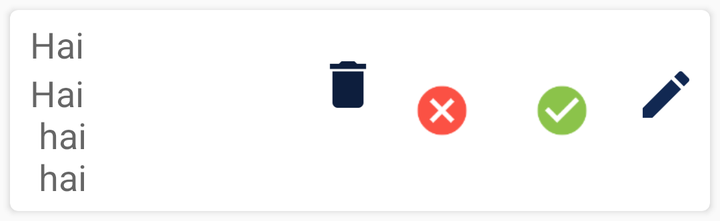
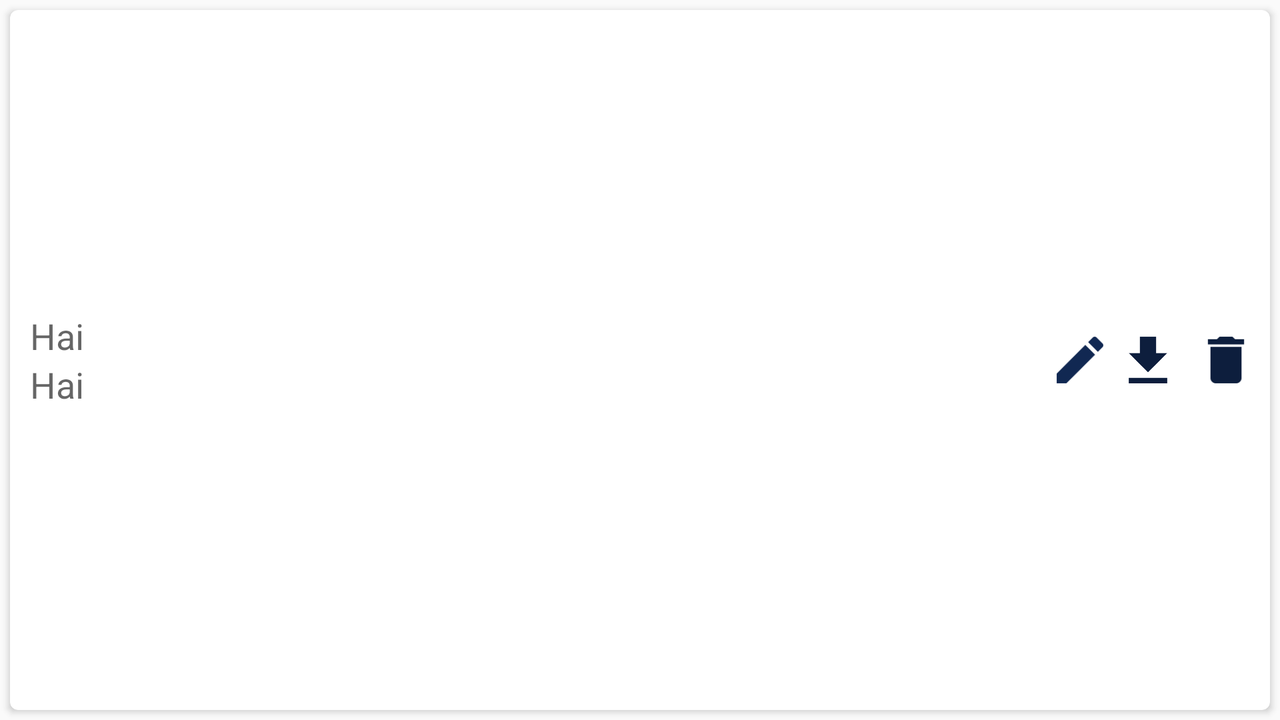

Compare how this app lays out the same screen by default and in its alternative resource folder. The renders come first, then the two layout files and the values they reference.
<!-- AndroidManifest.xml: application theme AppTheme -->
<!-- res/layout/leave_card.xml -->
<?xml version="1.0" encoding="utf-8"?>

<RelativeLayout xmlns:android="http://schemas.android.com/apk/res/android"
    android:layout_width="match_parent"
    android:layout_height="wrap_content">

    <android.support.v7.widget.CardView xmlns:card_view="http://schemas.android.com/apk/res-auto"
        android:id="@+id/cardViewTitle"
        android:layout_width="match_parent"
        android:layout_height="wrap_content"
        android:layout_margin="5dp"
        card_view:cardCornerRadius="4dp"
        card_view:contentPadding="5dp">

        <RelativeLayout
            android:layout_width="match_parent"
            android:layout_height="wrap_content"
            android:gravity="center_vertical">

            <LinearLayout
                android:id="@+id/layout"
                android:layout_width="match_parent"
                android:layout_height="wrap_content"
                android:gravity="center"
                android:orientation="vertical">

                <TextView
                    android:id="@+id/leave_title"
                    android:layout_width="match_parent"
                    android:layout_height="wrap_content"
                    android:layout_gravity="center_vertical"
                    android:paddingLeft="5dp"
                    android:text="Hai"
                    android:textAllCaps="false"
                    android:textAppearance="@style/TextAppearance.AppCompat.Medium" />

                <TextView
                    android:id="@+id/leave_range"
                    android:layout_width="match_parent"
                    android:layout_height="wrap_content"
                    android:layout_gravity="center_vertical"
                    android:paddingLeft="5dp"
                    android:text="Hai \n hai \n hai "
                    android:textAllCaps="false"
                    android:textAppearance="@style/TextAppearance.AppCompat.Medium" />
            </LinearLayout>

            <LinearLayout
                android:layout_width="wrap_content"
                android:layout_height="wrap_content"
                android:layout_alignParentRight="true"
                android:layout_centerInParent="true"
                android:orientation="horizontal">

                <ImageView
                    android:id="@+id/leave_image_delete"
                    android:layout_width="wrap_content"
                    android:layout_height="wrap_content"
                    android:layout_centerVertical="true"
                    android:layout_marginRight="10dp"
                    android:layout_toLeftOf="@+id/leave_cross"
                    android:background="?android:attr/selectableItemBackgroundBorderless"
                    android:clickable="true"
                    android:focusable="true"
                    android:foreground="?android:attr/selectableItemBackgroundBorderless"
                    android:gravity="center_vertical"
                    android:src="@mipmap/ic_delete_blue" />

                <ImageView
                    android:id="@+id/leave_cross"
                    android:layout_width="50dp"
                    android:layout_height="50dp"
                    android:layout_centerVertical="true"
                    android:layout_marginRight="10dp"
                    android:layout_toLeftOf="@+id/leave_image_edit"
                    android:background="?android:attr/selectableItemBackgroundBorderless"
                    android:clickable="true"
                    android:focusable="true"
                    android:foreground="?android:attr/selectableItemBackgroundBorderless"
                    android:src="@mipmap/ic_cross_red" />

                <ImageView
                    android:id="@+id/leave_right"
                    android:layout_width="50dp"
                    android:layout_height="50dp"
                    android:layout_centerVertical="true"
                    android:layout_marginRight="10dp"
                    android:layout_toLeftOf="@+id/leave_right"
                    android:background="?android:attr/selectableItemBackgroundBorderless"
                    android:clickable="true"
                    android:focusable="true"
                    android:foreground="?android:attr/selectableItemBackgroundBorderless"
                    android:src="@mipmap/ic_right_green" />

                <ImageView
                    android:id="@+id/leave_image_edit"
                    android:layout_width="wrap_content"
                    android:layout_height="wrap_content"
                    android:layout_alignParentRight="true"
                    android:layout_centerVertical="true"
                    android:layout_margin="5dp"
                    android:background="?android:attr/selectableItemBackgroundBorderless"
                    android:clickable="true"
                    android:focusable="true"
                    android:foreground="?android:attr/selectableItemBackgroundBorderless"
                    android:src="@mipmap/ic_edit_blue" />
            </LinearLayout>
        </RelativeLayout>
    </android.support.v7.widget.CardView>

</RelativeLayout>
<!-- resources referenced by this layout -->
<resources>
  <!-- mipmap ic_cross_red: png bitmap (drawable, 1604 bytes) -->
  <!-- mipmap ic_delete_blue: png bitmap (mipmap-hdpi, 563 bytes) -->
  <!-- mipmap ic_edit_blue: png bitmap (mipmap-hdpi, 1101 bytes) -->
  <!-- mipmap ic_right_green: png bitmap (mipmap-mdpi, 723 bytes) -->
  <style name="AppTheme" parent="Theme.AppCompat.Light.DarkActionBar">
          
          <item name="colorPrimary">@color/colorPrimary</item>
          <item name="colorPrimaryDark">@color/colorPrimaryDark</item>
          <item name="colorAccent">@color/colorAccent</item>
          <item name="android:windowContentTransitions">true</item>
      </style>
  <color name="colorPrimary">#112852</color>
  <color name="colorPrimaryDark">#0d1e3d</color>
  <color name="colorAccent">#008DD2</color>
</resources>
<!-- res/layout-land/leave_card.xml (the repository's variant of the layout above) -->
<!-- drawn on the phone turned sideways -->
<?xml version="1.0" encoding="utf-8"?>
<RelativeLayout xmlns:android="http://schemas.android.com/apk/res/android"
    android:layout_width="match_parent"
    android:layout_height="wrap_content">

    <android.support.v7.widget.CardView xmlns:card_view="http://schemas.android.com/apk/res-auto"
        android:id="@+id/card_view"
        android:layout_width="match_parent"
        android:layout_height="wrap_content"
        android:layout_margin="5dp"
        card_view:cardCornerRadius="4dp"
        card_view:contentPadding="5dp">

        <RelativeLayout
            android:layout_width="match_parent"
            android:layout_height="wrap_content"
            android:gravity="center_vertical">

            <LinearLayout
                android:layout_width="match_parent"
                android:layout_height="match_parent"
                android:layout_toLeftOf="@+id/syllabus_image_edit"
                android:orientation="horizontal">

                <LinearLayout

                    android:layout_width="match_parent"
                    android:layout_height="match_parent"
                   android:orientation="vertical"
                    android:gravity="center">

                    <TextView
                        android:id="@+id/leave_title"
                        android:layout_width="match_parent"
                        android:layout_height="wrap_content"
                        android:layout_gravity="center_vertical"
                        android:paddingLeft="5dp"
                        android:text="Hai"
                        android:textAllCaps="false"
                        android:textAppearance="@style/TextAppearance.AppCompat.Medium" />

                    <TextView
                        android:id="@+id/leave_range"
                        android:layout_width="match_parent"
                        android:layout_height="wrap_content"
                        android:layout_gravity="center_vertical"
                        android:paddingLeft="5dp"
                        android:text="Hai"
                        android:textAllCaps="false"
                        android:textAppearance="@style/TextAppearance.AppCompat.Medium" />
                </LinearLayout>

            </LinearLayout>

            <ImageView
                android:id="@+id/syllabus_image_edit"
                android:layout_width="wrap_content"
                android:layout_height="wrap_content"
                android:layout_centerVertical="true"
                android:layout_marginRight="10dp"
                android:layout_toLeftOf="@+id/syllabus_image_download"
                android:background="?android:attr/selectableItemBackgroundBorderless"
                android:clickable="true"
                android:focusable="true"
                android:foreground="?android:attr/selectableItemBackgroundBorderless"
                android:gravity="center_vertical"
                android:src="@mipmap/ic_edit_blue" />

            <ImageView
                android:id="@+id/syllabus_image_download"
                android:layout_width="wrap_content"
                android:layout_height="wrap_content"
                android:layout_centerVertical="true"
                android:layout_marginRight="10dp"
                android:layout_toLeftOf="@+id/syllabus_image_delete"
                android:background="?android:attr/selectableItemBackgroundBorderless"
                android:clickable="true"
                android:focusable="true"
                android:foreground="?android:attr/selectableItemBackgroundBorderless"
                android:src="@mipmap/ic_download_blue" />

            <ImageView
                android:id="@+id/syllabus_image_delete"
                android:layout_width="wrap_content"
                android:layout_height="wrap_content"
                android:layout_alignParentRight="true"
                android:layout_centerVertical="true"
                android:layout_margin="5dp"
                android:background="?android:attr/selectableItemBackgroundBorderless"
                android:clickable="true"
                android:focusable="true"
                android:foreground="?android:attr/selectableItemBackgroundBorderless"
                android:src="@mipmap/ic_delete_blue" />
        </RelativeLayout>
    </android.support.v7.widget.CardView>

</RelativeLayout>
<!-- resources referenced by the variant -->
<!-- as the phone turned sideways resolves them -->
<resources>
  <!-- mipmap ic_delete_blue: png bitmap (mipmap-hdpi, 563 bytes) -->
  <!-- mipmap ic_download_blue: png bitmap (mipmap-hdpi, 622 bytes) -->
  <!-- mipmap ic_edit_blue: png bitmap (mipmap-hdpi, 1101 bytes) -->
  <style name="AppTheme" parent="Theme.AppCompat.Light.DarkActionBar">
          
          <item name="colorPrimary">@color/colorPrimary</item>
          <item name="colorPrimaryDark">@color/colorPrimaryDark</item>
          <item name="colorAccent">@color/colorAccent</item>
          <item name="android:windowContentTransitions">true</item>
      </style>
  <color name="colorPrimary">#112852</color>
  <color name="colorPrimaryDark">#0d1e3d</color>
  <color name="colorAccent">#008DD2</color>
</resources>
